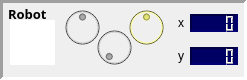
             <widget class="QFrame" name="frame_robot_3">
              <property name="enabled">
               <bool>true</bool>
              </property>
              <property name="maximumSize">
               <size>
                <width>16777215</width>
                <height>80</height>
               </size>
              </property>
              <property name="font">
               <font>
                <pointsize>8</pointsize>
                <weight>75</weight>
                <bold>true</bold>
               </font>
              </property>
              <property name="mouseTracking">
               <bool>false</bool>
              </property>
              <property name="focusPolicy">
               <enum>Qt::NoFocus</enum>
              </property>
              <property name="accessibleName">
               <string>Robot 0</string>
              </property>
              <property name="autoFillBackground">
               <bool>false</bool>
              </property>
              <property name="frameShape">
               <enum>QFrame::Panel</enum>
              </property>
              <property name="frameShadow">
               <enum>QFrame::Sunken</enum>
              </property>
              <property name="lineWidth">
               <number>3</number>
              </property>
              <property name="midLineWidth">
               <number>0</number>
              </property>
              <widget class="QLabel" name="title_robPanel_3">
               <property name="geometry">
                <rect>
                 <x>8</x>
                 <y>5</y>
                 <width>55</width>
                 <height>21</height>
                </rect>
               </property>
               <property name="font">
                <font>
                 <family>Courier 10 Pitch</family>
                 <pointsize>10</pointsize>
                 <weight>75</weight>
                 <bold>true</bold>
                </font>
               </property>
               <property name="autoFillBackground">
                <bool>false</bool>
               </property>
               <property name="styleSheet">
                <string notr="true">background-color: rgba(255, 255, 255, 0);</string>
               </property>
               <property name="text">
                <string>Robot  </string>
               </property>
               <property name="alignment">
                <set>Qt::AlignLeading|Qt::AlignLeft|Qt::AlignTop</set>
               </property>
              </widget>
              <widget class="QGraphicsView" name="gView_robot_3">
               <property name="geometry">
                <rect>
                 <x>10</x>
                 <y>20</y>
                 <width>45</width>
                 <height>45</height>
                </rect>
               </property>
               <property name="mouseTracking">
                <bool>true</bool>
               </property>
               <property name="focusPolicy">
                <enum>Qt::TabFocus</enum>
               </property>
               <property name="frameShape">
                <enum>QFrame::Panel</enum>
               </property>
               <property name="lineWidth">
                <number>0</number>
               </property>
               <property name="backgroundBrush">
                <brush brushstyle="NoBrush">
                 <color alpha="0">
                  <red>0</red>
                  <green>0</green>
                  <blue>0</blue>
                 </color>
                </brush>
               </property>
               <property name="renderHints">
                <set>QPainter::Antialiasing|QPainter::TextAntialiasing</set>
               </property>
              </widget>
              <widget class="QDial" name="dial_botVel_3">
               <property name="enabled">
                <bool>false</bool>
               </property>
               <property name="geometry">
                <rect>
                 <x>60</x>
                 <y>5</y>
                 <width>45</width>
                 <height>45</height>
                </rect>
               </property>
               <property name="focusPolicy">
                <enum>Qt::NoFocus</enum>
               </property>
               <property name="toolTip">
                <string>Average wheel velocity</string>
               </property>
               <property name="styleSheet">
                <string notr="true">background-color: rgb(150, 150, 150);</string>
               </property>
               <property name="minimum">
                <number>-100</number>
               </property>
               <property name="maximum">
                <number>100</number>
               </property>
               <property name="singleStep">
                <number>1</number>
               </property>
               <property name="pageStep">
                <number>10</number>
               </property>
               <property name="wrapping">
                <bool>false</bool>
               </property>
               <property name="notchTarget">
                <double>4.000000000000000</double>
               </property>
               <property name="notchesVisible">
                <bool>false</bool>
               </property>
              </widget>
              <widget class="QDial" name="dial_botOrient_3">
               <property name="enabled">
                <bool>false</bool>
               </property>
               <property name="geometry">
                <rect>
                 <x>124</x>
                 <y>5</y>
                 <width>45</width>
                 <height>45</height>
                </rect>
               </property>
               <property name="baseSize">
                <size>
                 <width>0</width>
                 <height>0</height>
                </size>
               </property>
               <property name="focusPolicy">
                <enum>Qt::NoFocus</enum>
               </property>
               <property name="contextMenuPolicy">
                <enum>Qt::NoContextMenu</enum>
               </property>
               <property name="toolTip">
                <string>Robot's orientation in relation to the opposing end of the field</string>
               </property>
               <property name="styleSheet">
                <string notr="true">background-color: rgb(255, 255, 0);</string>
               </property>
               <property name="minimum">
                <number>-180</number>
               </property>
               <property name="maximum">
                <number>180</number>
               </property>
               <property name="singleStep">
                <number>1</number>
               </property>
               <property name="pageStep">
                <number>5</number>
               </property>
               <property name="tracking">
                <bool>false</bool>
               </property>
               <property name="invertedAppearance">
                <bool>false</bool>
               </property>
               <property name="wrapping">
                <bool>true</bool>
               </property>
               <property name="notchTarget">
                <double>8.699999999999999</double>
               </property>
               <property name="notchesVisible">
                <bool>false</bool>
               </property>
              </widget>
              <widget class="QFrame" name="frame_5">
               <property name="geometry">
                <rect>
                 <x>178</x>
                 <y>5</y>
                 <width>60</width>
                 <height>71</height>
                </rect>
               </property>
               <property name="styleSheet">
                <string notr="true">background-color: rgba(255, 255, 255, 0);</string>
               </property>
               <property name="frameShape">
                <enum>QFrame::NoFrame</enum>
               </property>
               <property name="frameShadow">
                <enum>QFrame::Plain</enum>
               </property>
               <property name="lineWidth">
                <number>0</number>
               </property>
               <layout class="QGridLayout" name="gridLayout_9">
                <property name="leftMargin">
                 <number>0</number>
                </property>
                <property name="topMargin">
                 <number>0</number>
                </property>
                <property name="rightMargin">
                 <number>0</number>
                </property>
                <property name="bottomMargin">
                 <number>0</number>
                </property>
                <item row="1" column="1">
                 <widget class="QLCDNumber" name="lcd_coordY_3">
                  <property name="maximumSize">
                   <size>
                    <width>16777215</width>
                    <height>18</height>
                   </size>
                  </property>
                  <property name="toolTip">
                   <string>Y coordinate from center of field</string>
                  </property>
                  <property name="layoutDirection">
                   <enum>Qt::RightToLeft</enum>
                  </property>
                  <property name="autoFillBackground">
                   <bool>false</bool>
                  </property>
                  <property name="styleSheet">
                   <string notr="true">background-color: rgb(0, 0, 100);</string>
                  </property>
                  <property name="frameShape">
                   <enum>QFrame::Panel</enum>
                  </property>
                  <property name="frameShadow">
                   <enum>QFrame::Sunken</enum>
                  </property>
                  <property name="lineWidth">
                   <number>2</number>
                  </property>
                  <property name="smallDecimalPoint">
                   <bool>false</bool>
                  </property>
                  <property name="digitCount">
                   <number>5</number>
                  </property>
                  <property name="segmentStyle">
                   <enum>QLCDNumber::Outline</enum>
                  </property>
                  <property name="value" stdset="0">
                   <double>0.000000000000000</double>
                  </property>
                 </widget>
                </item>
                <item row="0" column="1">
                 <widget class="QLCDNumber" name="lcd_coordX_3">
                  <property name="maximumSize">
                   <size>
                    <width>16777215</width>
                    <height>18</height>
                   </size>
                  </property>
                  <property name="toolTip">
                   <string>X coordinate from center of field</string>
                  </property>
                  <property name="layoutDirection">
                   <enum>Qt::RightToLeft</enum>
                  </property>
                  <property name="autoFillBackground">
                   <bool>false</bool>
                  </property>
                  <property name="styleSheet">
                   <string notr="true">background-color: rgb(0, 0, 100);</string>
                  </property>
                  <property name="frameShape">
                   <enum>QFrame::Panel</enum>
                  </property>
                  <property name="frameShadow">
                   <enum>QFrame::Sunken</enum>
                  </property>
                  <property name="lineWidth">
                   <number>2</number>
                  </property>
                  <property name="midLineWidth">
                   <number>0</number>
                  </property>
                  <property name="smallDecimalPoint">
                   <bool>false</bool>
                  </property>
                  <property name="digitCount">
                   <number>5</number>
                  </property>
                  <property name="segmentStyle">
                   <enum>QLCDNumber::Outline</enum>
                  </property>
                  <property name="value" stdset="0">
                   <double>0.000000000000000</double>
                  </property>
                 </widget>
                </item>
                <item row="0" column="0">
                 <widget class="QLabel" name="label_19">
                  <property name="text">
                   <string>x</string>
                  </property>
                 </widget>
                </item>
                <item row="1" column="0">
                 <widget class="QLabel" name="label_20">
                  <property name="text">
                   <string>y</string>
                  </property>
                 </widget>
                </item>
               </layout>
              </widget>
              <widget class="QDial" name="dial_botSpeed_3">
               <property name="enabled">
                <bool>false</bool>
               </property>
               <property name="geometry">
                <rect>
                 <x>92</x>
                 <y>25</y>
                 <width>45</width>
                 <height>45</height>
                </rect>
               </property>
               <property name="baseSize">
                <size>
                 <width>0</width>
                 <height>0</height>
                </size>
               </property>
               <property name="cursor">
                <cursorShape>ForbiddenCursor</cursorShape>
               </property>
               <property name="focusPolicy">
                <enum>Qt::NoFocus</enum>
               </property>
               <property name="contextMenuPolicy">
                <enum>Qt::NoContextMenu</enum>
               </property>
               <property name="toolTip">
                <string>Average wheel velocity</string>
               </property>
               <property name="styleSheet">
                <string notr="true">background-color: rgb(150, 150, 150);</string>
               </property>
               <property name="minimum">
                <number>0</number>
               </property>
               <property name="maximum">
                <number>1000</number>
               </property>
               <property name="singleStep">
                <number>1</number>
               </property>
               <property name="pageStep">
                <number>10</number>
               </property>
               <property name="tracking">
                <bool>false</bool>
               </property>
               <property name="invertedAppearance">
                <bool>false</bool>
               </property>
               <property name="invertedControls">
                <bool>false</bool>
               </property>
               <property name="wrapping">
                <bool>false</bool>
               </property>
               <property name="notchTarget">
                <double>1.000000000000000</double>
               </property>
               <property name="notchesVisible">
                <bool>false</bool>
               </property>
              </widget>
             </widget>
